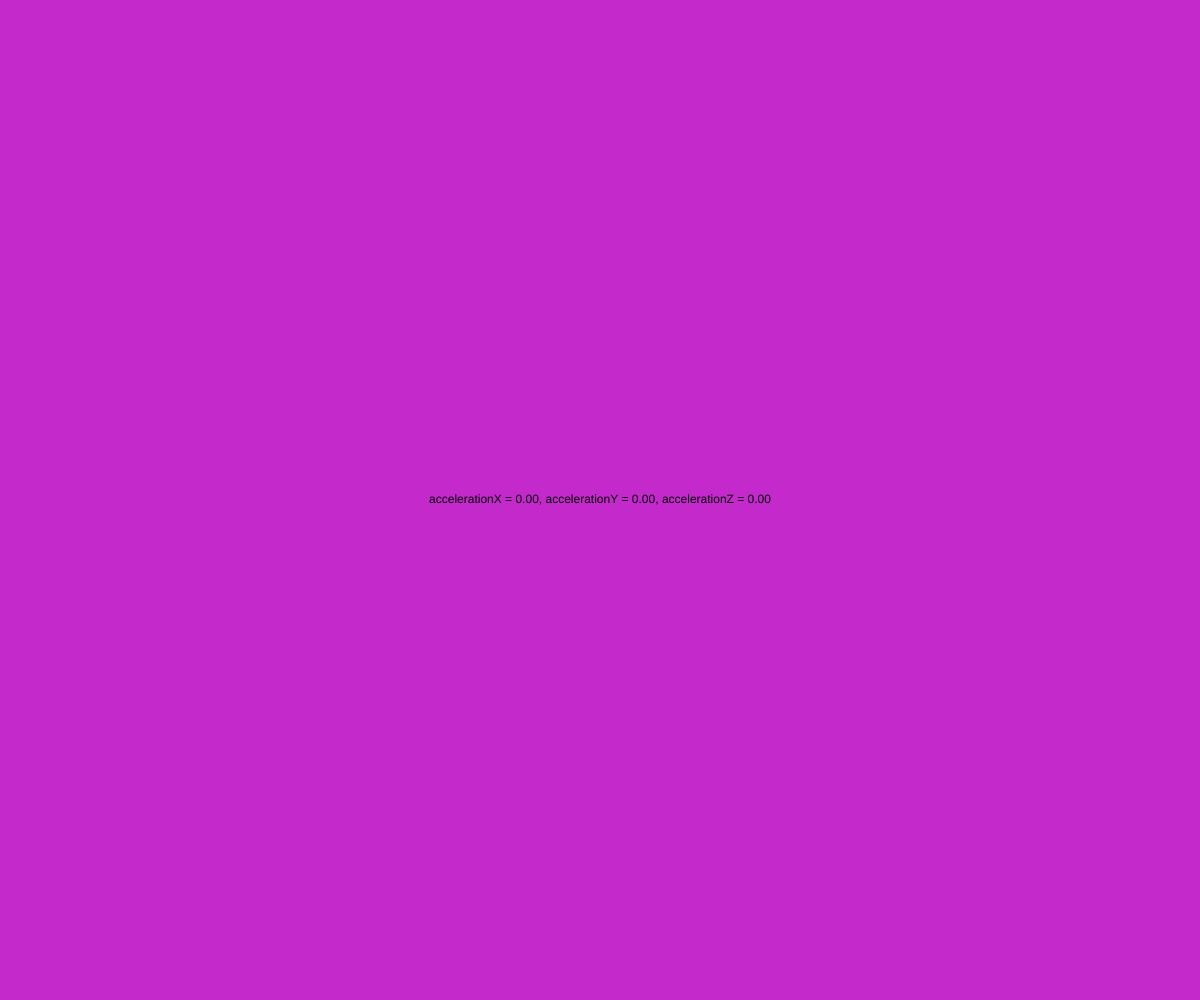
Frame 1 (no input)
Frame 60 (no input): identical to frame 1, image omitted
Frame 120 (the mouse pressed at the canvas centre since frame 60): identical to frame 1, image omitted

The p5.js sketch that drew this single still picture (run headless with seeded random() and noise() and a simulated clock; from frame 60 on, the mouse is pressed at the canvas centre):

// p5.js sketch
// ── sketch.js
/**
 * Adapted from the p5.js example.
 * Source: https://p5js.org/examples/mobile-acceleration-color.html
 * Modified the original to support iOS.
 */


/** iOS SETUP VARIABLES */

// If the sketch is running on an iOS device, this will be set to true
let permissionNeeded = false;
// If permission is needed to access the motion sensors, this will store 
// a button the user can click to allow access
let permissionButton;

/** END iOS SETUP VARIABLES */

let r, g, b;

function setup() {
    createCanvas(windowWidth, windowHeight);
    /** NEEDED FOR iOS SUPPORT */
    permissionButton = createButton("Allow access to motion sensors");
    if (checkIOS()) {
        permissionNeeded = true;
        setupPermissionButton();
    } else {
        permissionButton.hide();
    }
    /** END */

    r = random(50, 255);
    g = random(0, 200);
    b = random(50, 255);

    textAlign(CENTER, CENTER);
}

/**
 * Checks if the sketch is running on an iOS device
 * @returns {boolean} True if it is an iOS device, false if not
 */
function checkIOS() {
    // This checks if the browser has functions called "requestPermission" associated with 
    // DeviceMotionEvents or DeviceOrientationEvents. This will only be true for iOS devices
    if (typeof DeviceMotionEvent.requestPermission === "function" || typeof DeviceOrientationEvent.requestPermission === "function") {
        return true;
    }
    return false;
}


/**
 * Set up the permission button to allow iOS users to grant access
 */
function setupPermissionButton() {
    // put the button in the middle of the window
    permissionButton.center();
    permissionButton.mousePressed(() => {
        // Call the requestPermission function
        // It is asynchronous and returns an advanced JS object known as a Promise when it is complete
        // The callback function in then() will be called when the promise is "resolved"
        DeviceMotionEvent.requestPermission()
                         .then(response => {
                                // This code will run when the user responds to the permission request
                                if (response === "granted") {
                                    permissionNeeded = false;
                                    // Hide the permission button
                                    permissionButton.hide();
                                }
        });
    })
}

function draw() {
    background(r, g, b);
    fill(0);
    text(`accelerationX = ${accelerationX.toFixed(2)}, accelerationY = ${accelerationY.toFixed(2)}, accelerationZ = ${accelerationZ.toFixed(2)}`, width / 2, height / 2)
}

function deviceMoved() {
    r = (r + accelerationX) % 255;
    g = (r + accelerationY) % 255;
    b = (r + accelerationZ) % 255;
}

/**
 * p5.js event function that fires when the window changes size
 */
function windowResized() {
    // p5.js function to resize the canvas
    resizeCanvas(windowWidth, windowHeight);
}
